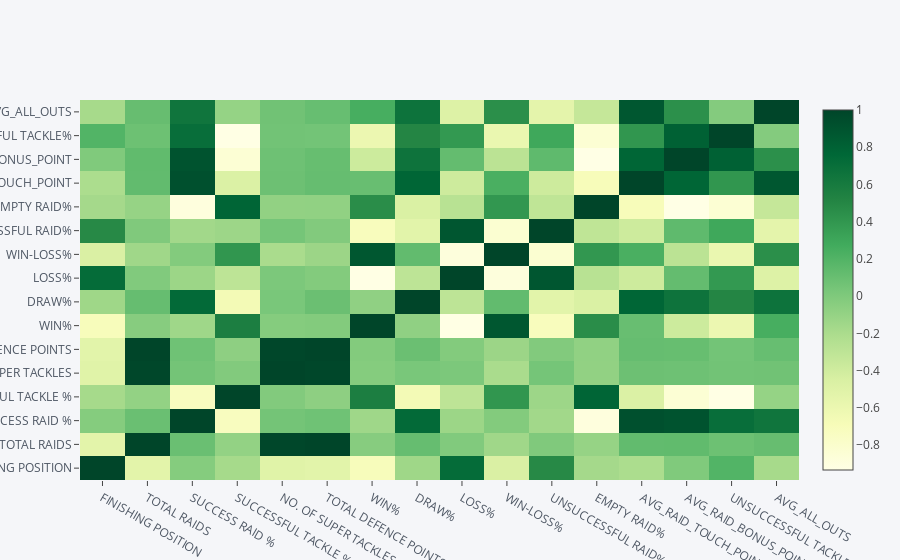

Notebook cell for this chart:
### Code cell
df6.corr().iplot(kind='heatmap',colorscale='ylgn')

### Figure 1 — Plotly figure (JSON) as saved in the notebook; plotly's stock layout.template omitted (floating-point values rounded to 4 significant figures; data arrays with more than 128 entries replaced by an {"elided": "..."} marker saying what was removed)
{"data": [{"colorscale": [[0, "rgb(255,255,229)"], [0.125, "rgb(247,252,185)"], [0.25, "rgb(217,240,163)"], [0.375, "rgb(173,221,142)"], [0.5, "rgb(120,198,121)"], [0.625, "rgb(65,171,93)"], [0.75, "rgb(35,132,67)"], [0.875, "rgb(0,104,55)"], [1, "rgb(0,69,41)"]], "type": "heatmap", "uid": "fe831d34-1f58-47f5-9be3-d809041ebb3c", "x": ["FINISHING POSITION", "TOTAL RAIDS", "SUCCESS RAID %", "SUCCESSFUL TACKLE %", "NO. OF SUPER TACKLES", "TOTAL DEFENCE POINTS", "WIN%", "DRAW%", "LOSS%", "WIN-LOSS%", "UNSUCCESSFUL RAID%", "EMPTY RAID%", "AVG_RAID_TOUCH_POINT", "AVG_RAID_BONUS_POINT", "UNSUCCESSFUL TACKLE%", "AVG_ALL_OUTS"], "y": ["FINISHING POSITION", "TOTAL RAIDS", "SUCCESS RAID %", "SUCCESSFUL TACKLE %", "NO. OF SUPER TACKLES", "TOTAL DEFENCE POINTS", "WIN%", "DRAW%", "LOSS%", "WIN-LOSS%", "UNSUCCESSFUL RAID%", "EMPTY RAID%", "AVG_RAID_TOUCH_POINT", "AVG_RAID_BONUS_POINT", "UNSUCCESSFUL TACKLE%", "AVG_ALL_OUTS"], "z": {"elided": "16x16 float values"}, "zmax": 1, "zmin": -0.9334}], "layout": {"legend": {"bgcolor": "#F5F6F9", "font": {"color": "#4D5663"}}, "paper_bgcolor": "#F5F6F9", "plot_bgcolor": "#F5F6F9", "title": {"font": {"color": "#4D5663"}}, "xaxis": {"gridcolor": "#E1E5ED", "showgrid": true, "tickfont": {"color": "#4D5663"}, "title": {"font": {"color": "#4D5663"}, "text": ""}, "zerolinecolor": "#E1E5ED"}, "yaxis": {"gridcolor": "#E1E5ED", "showgrid": true, "tickfont": {"color": "#4D5663"}, "title": {"font": {"color": "#4D5663"}, "text": ""}, "zerolinecolor": "#E1E5ED"}}}
